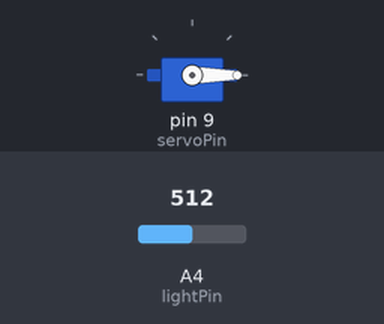
Bench run of a sketch on a simulated Arduino Uno, built with avr-gcc and run on an emulated ATmega328P. Parts: servo. The test bench sets the inputs (shaded band); at power-on: A4 (lightPin) = 512.

Above: at 1.2 s.
1.3 s: A4 (lightPin) set to 122
At 1.9 s:
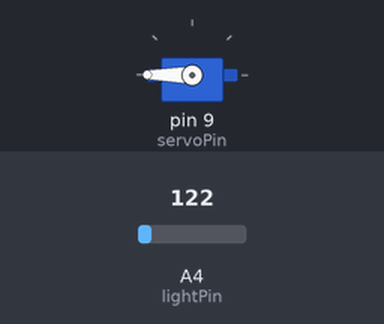
2.8 s: A4 (lightPin) set to 511
At 4.0 s:
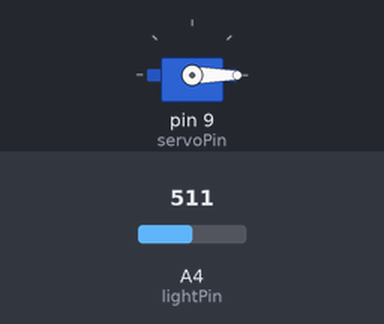
4.3 s: A4 (lightPin) set to 0
At 5.3 s:
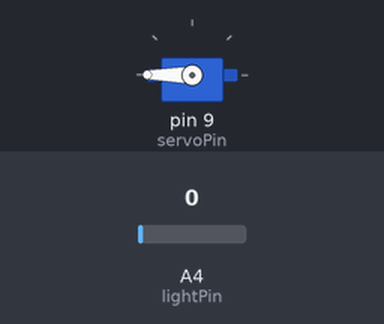
Timing chart, 0 to 7.3 s (numbered marks = the images above; inputs shaded):
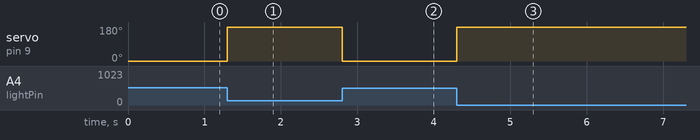

Measured:
- after the input at 1.3 s, servo on pin 9 (servoPin): 0° → 180° at once
- after the input at 2.8 s, servo on pin 9 (servoPin): 180° → 0° at once
- after the input at 4.3 s, servo on pin 9 (servoPin): 0° → 180° at once

The sketch:

Using_Servos.ino
```cpp
#include <Servo.h>

int servoPin = 9;
int servoAngle;
int lightPin = A4;
int lightVal;
int dt = 250;

Servo myServo;

void setup() {
  // put your setup code here, to run once:
Serial.begin(9600);
myServo.attach(servoPin);
pinMode(lightPin, INPUT);
pinMode(servoPin, OUTPUT);
}

void loop() {
  // put your main code here, to run repeatedly:
lightVal = analogRead(lightPin);
//Serial.println(lightVal);

servoAngle = (-18./16.)*lightVal+18.*310./16.;
//Serial.println(servoAngle);
myServo.write(servoAngle);
}
```
